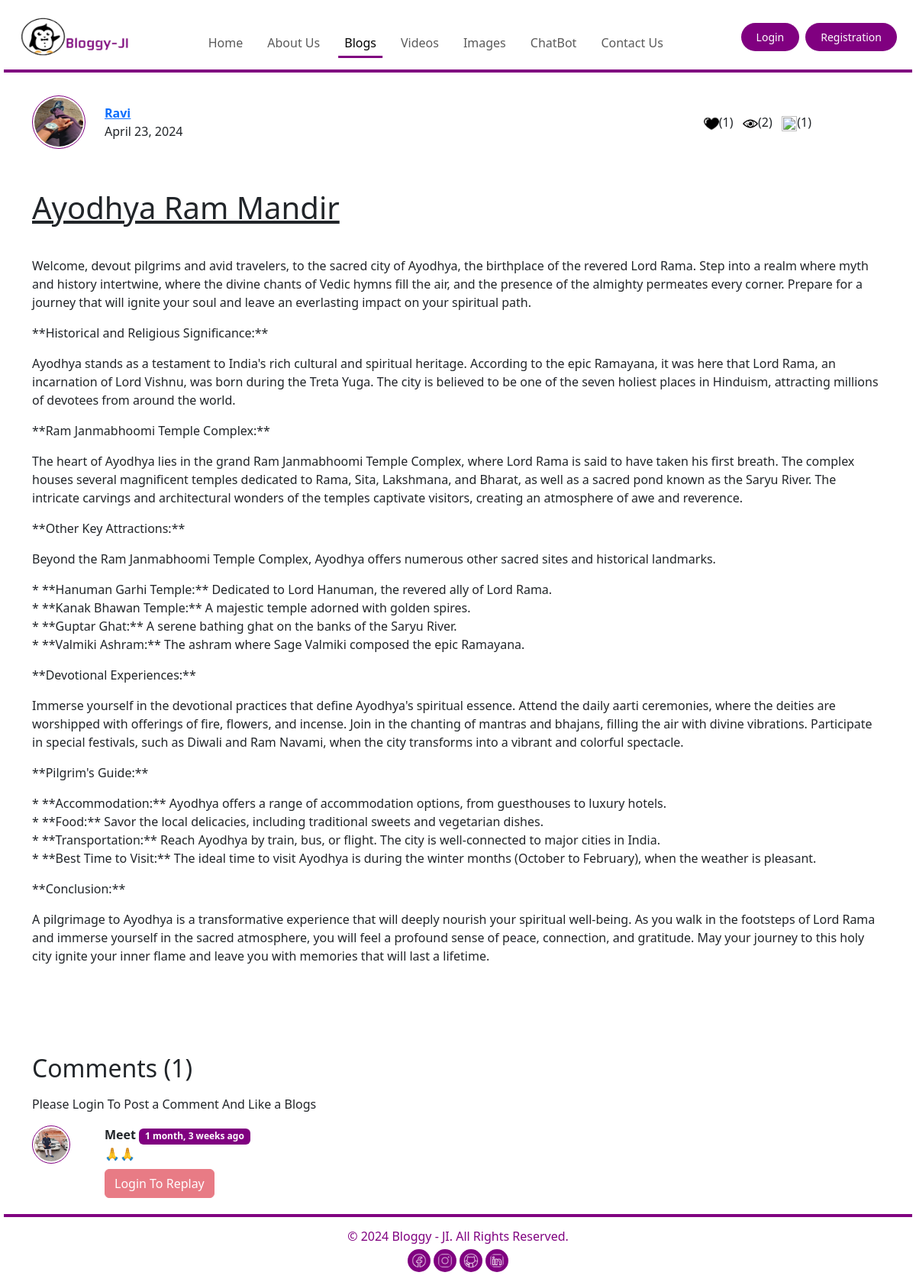
Page /Blog/BlogPosts/2 on the committed database.
### Blog/models.py (models this page shows, shortened)
class Blog_Post(models.Model):
    b_id = models.AutoField(primary_key=True)
    title = models.CharField(max_length=100)
    content = models.TextField()
    user = models.ForeignKey(User, on_delete=models.CASCADE)
    cat = models.ForeignKey(Category, on_delete=models.CASCADE)
    date = models.DateField(blank=True, default=now)
    likes = models.IntegerField(default=0, blank=True)
    views = models.IntegerField(blank=True, default=0)
    thumbnail = models.ImageField(upload_to='Thumbnail/', default="")

class Blog_Comment(models.Model):
    c_no = models.AutoField(primary_key=True)
    comment = models.TextField()
    user = models.ForeignKey(User, on_delete=models.CASCADE)
    post = models.ForeignKey(Blog_Post, on_delete=models.CASCADE)
    parent = models.ForeignKey('self', on_delete=models.CASCADE, null=True)
    timestamp = models.DateTimeField(default=now)

### Profile/models.py (models this page shows, shortened)
class Profile(models.Model):
    p_id = models.AutoField(primary_key=True)
    user = models.OneToOneField(User, on_delete=models.CASCADE)
    photo = models.ImageField(upload_to='Profile_Photo/', default=True, null=True)
    bio = models.CharField(max_length=200)

### Blog/views.py (the view, shortened to what this page needs)
# urls.py: path('BlogPosts/<int:b_id>', views.BlogPosts, name='BlogPosts'),
def BlogPosts(request, b_id):
    Posts = Blog_Post.objects.filter(b_id=b_id)[0]
    user_id = request.user.id
    comments = Blog_Comment.objects.filter(post=Posts, parent=None)
    replies = Blog_Comment.objects.filter(post=Posts).exclude(parent=None)
    repDict = {}
    for reply in replies:
        if reply.parent.c_no not in repDict.keys():
            repDict[reply.parent.c_no] = [reply]
        else:
            repDict[reply.parent.c_no].append(reply)
    user_id = request.user.id
    total_comments = Blog_Comment.objects.filter(post=Posts).count()
    context = {'Posts': Posts,
               'comments': comments,
               'user': request.user,
               'repDict': repDict,
               'user_id': user_id,
               'total_comments': total_comments}
    return render(request, 'blog/BlogPosts.html', context)

### Blog/templatetags/extras.py (called while the page is built)
@register.filter(name='get_val')
def get_val(dict, key):
    return dict.get(key)

### templates/blog/BlogPosts.html (shortened to what this page needs)
{% extends 'base.html' %}
cd {% block blogsactive %} active {% endblock blogsactive %}
{% block body %}
    {% load static %}
    {% load humanize %}
    {% load extras %}
    <link rel="stylesheet" type="text/css" href="{% static 'css/Full_Size.css' %}">
    <div class="container" style="margin-top:120px; margin-bottom:100px;">
        <div class="row border1">
            <div class="col-sm-12">
                <div class="row align-items-center">
                    <div class="col-2 col-lg-1">
                        <img src="{{ Posts.user.profile.photo.url }}" height="70px" width="70px" class="rounded-circle img">
                    </div>
                    <div class="col-5 col-lg-5 mt-3">
                        <a href="{% url 'UserProfile' Posts.user.id %}"><b><u>{{ Posts.user }}</u></b></a>
                        <br>
                        <p>{{ Posts.date }}</p>
                    </div>
                    <div class="col-5 col-lg-5 text-lg-right">
                        <img src="{% static 'img/like.png' %}" height="20px" width="20px">({{ Posts.likes }})&nbsp;&nbsp;
                        <img src="{% static 'img/views.png' %}" height="20px" width="20px">({{ Posts.views }})&nbsp;&nbsp;
                        <img src="{% static 'img/comment.png' %}" height="20px" width="20px">({{ total_comments }})
                    </div>
                </div>
            </div>
        </div>
        <div class="row">
            <div class="col-sm-12 mt-5">
                <h1><u>{{ Posts.title }}</u></h1>
            </div>
        </div>
        <div class="row">
            <div class="col-sm-12 mt-3">
                <p>{{ Posts.content|safe }}</p>
            </div>
        </div>
    </div>
    <div class="container">
        <div class="row">
            <div class="col-10">
                <h2>Comments ({{ total_comments }})</h2>
            </div>
            <div class="col-2">
            </div>
        </div>
        <div class="my-2">
            {% if user.is_authenticated %}
                <form action="{% url 'BlogComment' %}" method="post">{% csrf_token %}
                    <div class="form-group mt-4">
                        <label for="comment">Post Comment</label>
                        <input type="text" class="form-control" id="comment" name="comment" placeholder="Enter Comment Here ..." required>
                        <input type="hidden" name="post_id" value="{{ Posts.b_id }}">
                        <input type="hidden" name="parent_c_no" value="">
                        <input type="submit" class="btn mt-3" value="Post Comment">
                    </div>
                </form>
            {% else %}
                <p>Please Login To Post a Comment And Like a Blogs</p>
            {% endif %}
        </div>
        {% for comment in comments %}
            <div class="row my-3">
                <div class="col-md-1"><img class="rounded-circle img" src="{{ comment.user.profile.photo.url }}" height="50px" width="50px"></div>
                <div class="col-md-11">
                    <b>{{ comment.user.username }}</b>  <span class="badge badge-secondary">{{ comment.timestamp | naturaltime }}</span>
                    <div>{{ comment.comment }}</div>
                    <div class="reply mx-0 mt-2">
                        {% if user.is_authenticated %}
                            <a class="btn btn-danger" data-bs-toggle="collapse" href="#replayBox{{ comment.c_no }}" role="button" aria-expanded="false" aria-controls="collapseExample">
                              Replay
                            </a>
                            <div class="collapse" id="replayBox{{ comment.c_no }}">
                                <div class="card card-body my-2">
                                    <form action="{% url 'BlogComment' %}" method="post">{% csrf_token %}
                                        <div class="form-group mt-4">
                                            <label for="comment_r">Post Reply</label>
                                            <input type="text" class="form-control" id="comment_r" name="comment" placeholder="Enter Comment Here ..." required>
                                            <input type="hidden" name="parent_c_no" value="{{ comment.c_no }}">
                                            <input type="hidden" name="post_id" value="{{ Posts.b_id }}">
                                            <input type="submit" class="btn mt-3" value="Reply To Comment">
                                        </div>
                                    </form>
                                </div>
                            </div>
                        {% else %}
                            <a class="btn btn-danger disabled" data-bs-toggle="collapse" href="#replayBox{{ comment.c_no }}" role="button" aria-expanded="false" aria-controls="collapseExample">
                                Login To Replay
                            </a>
                        {% endif %}
                    </div>
                </div>
            </div>
        {% endfor %}
    </div>
{% endblock body %}

### static/css/Base_File.css (style rules this page uses)
.img { border: 1px solid purple; padding: 2px; border-radius:20px; }
.btn { background-color: purple; border-color: purple; color: white; }

### static/css/Full_Size.css (style rules this page uses)
.btn { background-color: purple; border-color: purple; color: white; }
.badge-secondary { background-color: purple; color: white; }
.container { overflow-y: auto; overflow-y: scroll; scrollbar-width: none; -ms-overflow-style: none; }

### rows in the picture
Blog_Post: user.profile.photo (picture), user "Ravi", date "April 23, 2024", likes "1", views "2", title "Ayodhya Ram Mandir", content "Welcome, devout pilgrims and avid travelers, to the sacred city of Ayodhya, the birthplace of the revered Lord Rama. Step into a realm where myth and history intertwine, where the divine chants of Vedic hymns fill the air, and the presence of the almighty permeates every corner. Prepare for a journey that will ignite your soul and leave an everlasting impact on your spiritual path. **Historical and Religious Significance:** Ayodhya stands as a testament to India's rich cultural and spiritual heritage. According to the epic Ramayana, it was here that Lord Rama, an incarnation of Lord Vishnu, was born during the Treta Yuga. The city is believed to be one of the seven holiest places in…"
Blog_Comment: user.profile.photo (picture), user.username "Meet", timestamp "1 month, 3 weeks ago", comment "🙏🙏"

### other values in the picture
{{ total_comments }} "1"
